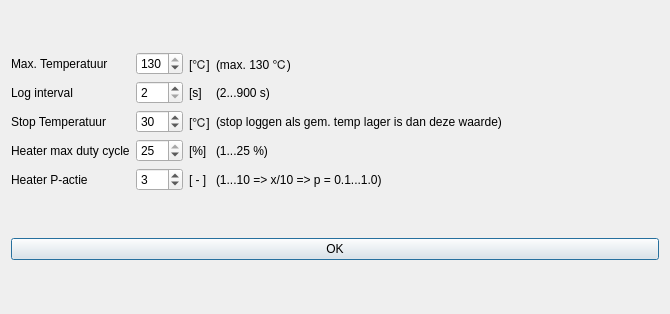
<?xml version="1.0" encoding="UTF-8"?>
<ui version="4.0">
 <class>Dialog</class>
 <widget class="QDialog" name="Dialog">
  <property name="geometry">
   <rect>
    <x>0</x>
    <y>0</y>
    <width>670</width>
    <height>314</height>
   </rect>
  </property>
  <property name="windowTitle">
   <string>Settings</string>
  </property>
  <layout class="QVBoxLayout" name="verticalLayout">
   <item>
    <layout class="QGridLayout" name="gridLayout" columnstretch="0,0,0,1">
     <item row="3" column="0">
      <widget class="QLabel" name="label_heater_duty_cycle">
       <property name="styleSheet">
        <string notr="true"/>
       </property>
       <property name="text">
        <string>Heater max duty cycle</string>
       </property>
       <property name="alignment">
        <set>Qt::AlignLeading|Qt::AlignLeft|Qt::AlignVCenter</set>
       </property>
      </widget>
     </item>
     <item row="0" column="1">
      <widget class="QSpinBox" name="inGUI_MaxTemp">
       <property name="prefix">
        <string/>
       </property>
       <property name="maximum">
        <number>130</number>
       </property>
       <property name="value">
        <number>130</number>
       </property>
      </widget>
     </item>
     <item row="4" column="0">
      <widget class="QLabel" name="label_heater_p_actie">
       <property name="styleSheet">
        <string notr="true"/>
       </property>
       <property name="text">
        <string>Heater P-actie</string>
       </property>
       <property name="alignment">
        <set>Qt::AlignLeading|Qt::AlignLeft|Qt::AlignVCenter</set>
       </property>
      </widget>
     </item>
     <item row="0" column="0">
      <widget class="QLabel" name="label_MaxTemperatuur">
       <property name="text">
        <string>Max. Temperatuur</string>
       </property>
       <property name="alignment">
        <set>Qt::AlignLeading|Qt::AlignLeft|Qt::AlignVCenter</set>
       </property>
      </widget>
     </item>
     <item row="2" column="0">
      <widget class="QLabel" name="label_StopTemperatuur">
       <property name="styleSheet">
        <string notr="true"/>
       </property>
       <property name="text">
        <string>Stop Temperatuur</string>
       </property>
       <property name="alignment">
        <set>Qt::AlignLeading|Qt::AlignLeft|Qt::AlignVCenter</set>
       </property>
      </widget>
     </item>
     <item row="2" column="2">
      <widget class="QLabel" name="label_StopTemperatuur2">
       <property name="styleSheet">
        <string notr="true"/>
       </property>
       <property name="text">
        <string>[℃]</string>
       </property>
       <property name="alignment">
        <set>Qt::AlignLeading|Qt::AlignLeft|Qt::AlignVCenter</set>
       </property>
      </widget>
     </item>
     <item row="4" column="2">
      <widget class="QLabel" name="label_heater_p_actie_2">
       <property name="styleSheet">
        <string notr="true"/>
       </property>
       <property name="text">
        <string>[ - ]</string>
       </property>
       <property name="alignment">
        <set>Qt::AlignLeading|Qt::AlignLeft|Qt::AlignVCenter</set>
       </property>
      </widget>
     </item>
     <item row="1" column="0">
      <widget class="QLabel" name="label_CT4">
       <property name="styleSheet">
        <string notr="true"/>
       </property>
       <property name="text">
        <string>Log interval</string>
       </property>
       <property name="alignment">
        <set>Qt::AlignLeading|Qt::AlignLeft|Qt::AlignVCenter</set>
       </property>
      </widget>
     </item>
     <item row="2" column="1">
      <widget class="QSpinBox" name="inGUI_StopTemp">
       <property name="maximum">
        <number>130</number>
       </property>
       <property name="value">
        <number>30</number>
       </property>
      </widget>
     </item>
     <item row="1" column="1">
      <widget class="QSpinBox" name="inGUI_LogInterval">
       <property name="minimum">
        <number>2</number>
       </property>
       <property name="maximum">
        <number>900</number>
       </property>
       <property name="value">
        <number>2</number>
       </property>
      </widget>
     </item>
     <item row="1" column="2">
      <widget class="QLabel" name="label_Temperaturen_3">
       <property name="styleSheet">
        <string notr="true"/>
       </property>
       <property name="text">
        <string>[s]</string>
       </property>
       <property name="alignment">
        <set>Qt::AlignLeading|Qt::AlignLeft|Qt::AlignVCenter</set>
       </property>
      </widget>
     </item>
     <item row="3" column="1">
      <widget class="QSpinBox" name="inGUI_heater_max_duty_cycle">
       <property name="toolTip">
        <string extracomment="Geef hier een waarde voor de temperatuur waarbij de heaters moeten worden uitgeschakeld."/>
       </property>
       <property name="minimum">
        <number>1</number>
       </property>
       <property name="maximum">
        <number>25</number>
       </property>
       <property name="value">
        <number>25</number>
       </property>
      </widget>
     </item>
     <item row="4" column="1">
      <widget class="QSpinBox" name="inGUI_heater_p_actie">
       <property name="minimum">
        <number>1</number>
       </property>
       <property name="maximum">
        <number>10</number>
       </property>
       <property name="value">
        <number>3</number>
       </property>
      </widget>
     </item>
     <item row="3" column="2">
      <widget class="QLabel" name="label_heater_duty_cycle_2">
       <property name="styleSheet">
        <string notr="true"/>
       </property>
       <property name="text">
        <string>[%]</string>
       </property>
       <property name="alignment">
        <set>Qt::AlignLeading|Qt::AlignLeft|Qt::AlignVCenter</set>
       </property>
      </widget>
     </item>
     <item row="0" column="2">
      <widget class="QLabel" name="label_Temperaturen_2">
       <property name="styleSheet">
        <string notr="true"/>
       </property>
       <property name="text">
        <string>[℃]</string>
       </property>
       <property name="alignment">
        <set>Qt::AlignLeading|Qt::AlignLeft|Qt::AlignVCenter</set>
       </property>
      </widget>
     </item>
     <item row="0" column="3">
      <widget class="QLabel" name="label">
       <property name="text">
        <string>(max. 130 ℃)</string>
       </property>
      </widget>
     </item>
     <item row="1" column="3">
      <widget class="QLabel" name="label_2">
       <property name="text">
        <string>(2...900 s)</string>
       </property>
      </widget>
     </item>
     <item row="2" column="3">
      <widget class="QLabel" name="label_3">
       <property name="text">
        <string>(stop loggen als gem. temp lager is dan deze waarde)</string>
       </property>
      </widget>
     </item>
     <item row="3" column="3">
      <widget class="QLabel" name="label_4">
       <property name="text">
        <string>(1...25 %)</string>
       </property>
      </widget>
     </item>
     <item row="4" column="3">
      <widget class="QLabel" name="label_5">
       <property name="text">
        <string>(1...10 =&gt; x/10 =&gt; p = 0.1...1.0)</string>
       </property>
      </widget>
     </item>
    </layout>
   </item>
   <item>
    <widget class="QPushButton" name="pushButton_OK">
     <property name="text">
      <string>OK</string>
     </property>
    </widget>
   </item>
  </layout>
 </widget>
 <resources/>
 <connections/>
</ui>
